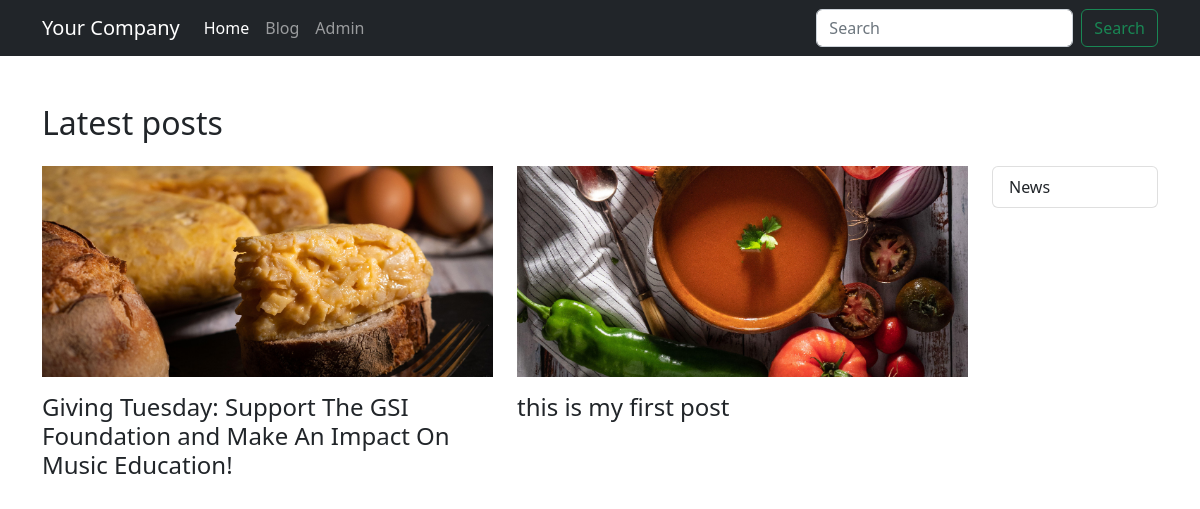
The page /blog/ on the database as committed earlier.
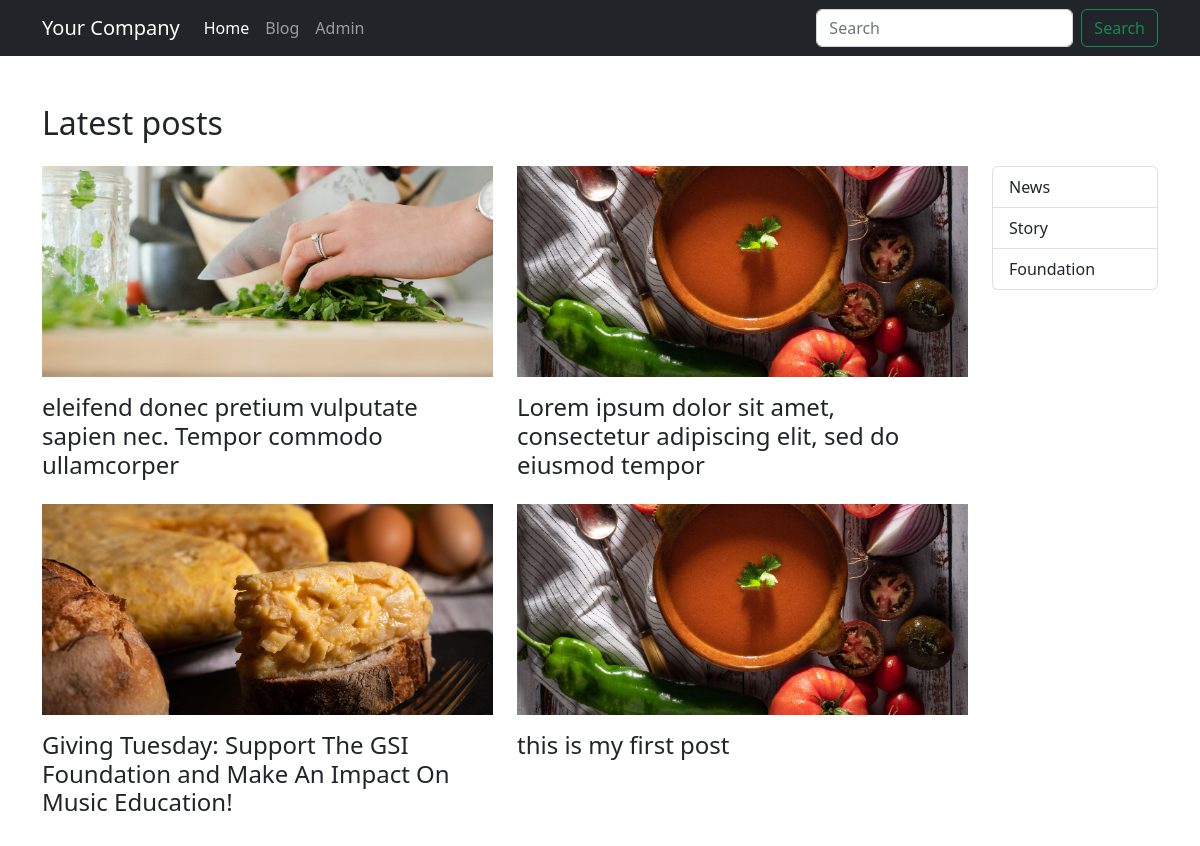
The same page on the database as committed later.
### blog/models.py (models this page shows, shortened)
class Post(models.Model):
    STATUS_PUBLISHED = 1
    STATUS_DRAFT = 0
    STATUS_UNLISTED = -1
    status_choices = [
        (STATUS_PUBLISHED, 'Published'),
        (STATUS_DRAFT, 'Draft'),
        (STATUS_UNLISTED, 'Unlisted'),
    ]
    title = models.CharField(max_length=255)
    description = RichTextField()
    image = models.ImageField(upload_to = 'uploads/%Y/%m/%d/')
    author = models.ForeignKey(Author, on_delete=models.CASCADE)
    category = models.ManyToManyField(Category, related_name="posts", blank=True)
    slug = models.SlugField(max_length=255, unique=True)
    date_available = models.DateTimeField(default=timezone.now)
    sort_order = models.IntegerField(default=0)
    status = models.SmallIntegerField(default=STATUS_DRAFT, choices=status_choices)
    date_added = models.DateTimeField(default=timezone.now, editable=False)
    date_modified = models.DateTimeField(default=timezone.now, editable=False)

class Category(models.Model):
    name = models.CharField(max_length=255)
    description = RichTextField(blank=True, null=True)
    slug = models.SlugField(max_length=255, unique=True)
    sort_order = models.IntegerField(default=0)
    status = models.BooleanField(default=False)
    date_added = models.DateTimeField(default=timezone.now, editable=False)

### blog/views.py (the view)
# urls.py: path('', views.HomeView.as_view(), name='blog_home'),
class HomeView(TemplateView):
    template_name = 'blog/home.html'
    def get_context_data(self, **kwargs):
        context = super().get_context_data(**kwargs)
        context["latest_posts"] = Post.objects.filter(status=Post.STATUS_PUBLISHED).order_by("-date_available")
        context["categories"] = Category.objects.filter(status=True).order_by("sort_order")
        return context

### blog/templates/blog/home.html (shortened to what this page needs)
{% extends "base.html" %}
{% block content %}
<div class="container py-5">
    <h2 class="mb-4">Latest posts</h2>
    <div class="row">
        <div class="col-md-8 col-lg-10">
            <div class="row">
                {% for post in latest_posts %}
                <div class="col-12 col-lg-6 mb-3">{% include "blog/includes/post.html" %}</div>
                {% endfor %}
            </div>
        </div>
        <div class="col-md-4 col-lg-2">
            {% include "blog/includes/categories.html" %}
        </div>
    </div>
</div>
{% endblock content %}

### templates/base.html (shortened to what this page needs)
<!DOCTYPE html>
<html lang="en">
    <head>
        <link href="https://cdn.jsdelivr.net/npm/bootstrap@5.2.3/dist/css/bootstrap.min.css" rel="stylesheet" />
    </head>
    <body>
        {% include "header.html" %}
        {% block content %}{% endblock content %}
    </body>
</html>

### templates/header.html (shortened to what this page needs)
<header>
    <nav class="navbar navbar-expand-lg navbar-dark bg-dark">
        <div class="container">
            <a class="navbar-brand" href="#">Your Company</a>
            <div class="collapse navbar-collapse" id="navbarSupportedContent">
                <ul class="navbar-nav me-auto mb-2 mb-lg-0">
                    <li class="nav-item">
                        <a class="nav-link active" aria-current="page" href="#">Home</a>
                    </li>
                    <li class="nav-item">
                        <a class="nav-link" href="{% url 'blog_home' %}">Blog</a>
                    </li>
					<li class="nav-item">
                        <a class="nav-link" href="/admin">Admin</a>
                    </li>
                </ul>
                <form action="{% url 'blog_search' %}" class="d-flex" role="search">
                    <input name="search" class="form-control me-2"
                           type="search"
                           placeholder="Search"
                           aria-label="Search" />
                    <button class="btn btn-outline-success" type="submit">Search</button>
                </form>
            </div>
        </div>
    </nav>
</header>

### blog/templates/blog/includes/post.html
{% load static %}
<a href="{% url 'post' post.slug %}"><img class="img-fluid mb-3" src="{% static post.image %}" alt="{{ post.title }}" /></a>
<h3 class="h4"><a class="text-reset text-decoration-none" href="{% url 'post' post.slug %}">{{ post.title }}</a></h3>

### blog/templates/blog/includes/categories.html
{% if categories %}
<div class="list-group">
    {% for category in categories %}
    <a href="{% url 'blog_category' category.slug %}" class="list-group-item list-group-item-action">{{ category.name }}</a>
    {% endfor %}
</div>
{% endif %}

Rows that differ between the two databases and show on the page:
added Post: image (picture), title "eleifend donec pretium vulputate sapien nec. Tempor commodo ullamcorper"
added Post: image (picture), title "Lorem ipsum dolor sit amet, consectetur adipiscing elit, sed do eiusmod tempor"
added Category: name "Story"
added Category: name "Foundation"
